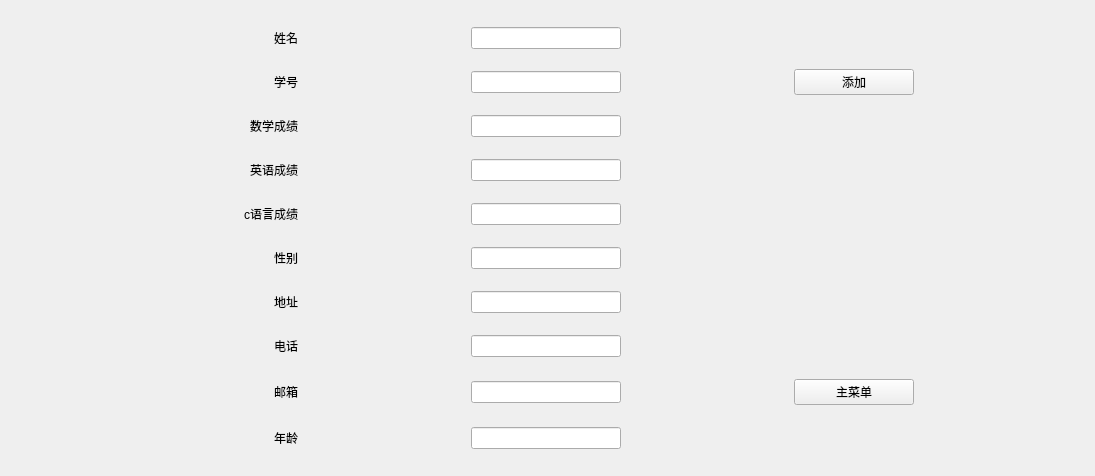
<?xml version="1.0" encoding="UTF-8"?>
<ui version="4.0">
 <class>AddStudentWidget</class>
 <widget class="QWidget" name="AddStudentWidget">
  <property name="geometry">
   <rect>
    <x>0</x>
    <y>0</y>
    <width>1095</width>
    <height>476</height>
   </rect>
  </property>
  <property name="maximumSize">
   <size>
    <width>65583</width>
    <height>65585</height>
   </size>
  </property>
  <property name="windowTitle">
   <string>添加学生信息</string>
  </property>
  <layout class="QGridLayout" name="gridLayout">
   <item row="5" column="2" rowspan="3">
    <widget class="QPushButton" name="addButton">
     <property name="maximumSize">
      <size>
       <width>120</width>
       <height>16777215</height>
      </size>
     </property>
     <property name="text">
      <string>添加</string>
     </property>
    </widget>
   </item>
   <item row="8" column="1">
    <widget class="QLineEdit" name="enlineEdit">
     <property name="maximumSize">
      <size>
       <width>150</width>
       <height>16777215</height>
      </size>
     </property>
    </widget>
   </item>
   <item row="10" column="1">
    <widget class="QLineEdit" name="clineEdit">
     <property name="maximumSize">
      <size>
       <width>150</width>
       <height>16777215</height>
      </size>
     </property>
    </widget>
   </item>
   <item row="15" column="1">
    <widget class="QLineEdit" name="emaillineEdit">
     <property name="maximumSize">
      <size>
       <width>150</width>
       <height>16777215</height>
      </size>
     </property>
    </widget>
   </item>
   <item row="11" column="1">
    <widget class="QLineEdit" name="sexlineEdit">
     <property name="maximumSize">
      <size>
       <width>150</width>
       <height>16777215</height>
      </size>
     </property>
    </widget>
   </item>
   <item row="14" column="0">
    <widget class="QLabel" name="label_3">
     <property name="maximumSize">
      <size>
       <width>150</width>
       <height>16777215</height>
      </size>
     </property>
     <property name="text">
      <string>电话</string>
     </property>
     <property name="alignment">
      <set>Qt::AlignRight|Qt::AlignTrailing|Qt::AlignVCenter</set>
     </property>
    </widget>
   </item>
   <item row="10" column="0">
    <widget class="QLabel" name="cLable">
     <property name="maximumSize">
      <size>
       <width>150</width>
       <height>16777215</height>
      </size>
     </property>
     <property name="text">
      <string>c语言成绩</string>
     </property>
     <property name="alignment">
      <set>Qt::AlignRight|Qt::AlignTrailing|Qt::AlignVCenter</set>
     </property>
    </widget>
   </item>
   <item row="11" column="0">
    <widget class="QLabel" name="label">
     <property name="maximumSize">
      <size>
       <width>150</width>
       <height>16777215</height>
      </size>
     </property>
     <property name="text">
      <string>性别</string>
     </property>
     <property name="alignment">
      <set>Qt::AlignRight|Qt::AlignTrailing|Qt::AlignVCenter</set>
     </property>
    </widget>
   </item>
   <item row="13" column="0">
    <widget class="QLabel" name="label_2">
     <property name="maximumSize">
      <size>
       <width>150</width>
       <height>16777215</height>
      </size>
     </property>
     <property name="text">
      <string>地址</string>
     </property>
     <property name="alignment">
      <set>Qt::AlignRight|Qt::AlignTrailing|Qt::AlignVCenter</set>
     </property>
    </widget>
   </item>
   <item row="13" column="1">
    <widget class="QLineEdit" name="locationlineEdit">
     <property name="maximumSize">
      <size>
       <width>150</width>
       <height>16777215</height>
      </size>
     </property>
    </widget>
   </item>
   <item row="16" column="1">
    <widget class="QLineEdit" name="agelineEdit">
     <property name="maximumSize">
      <size>
       <width>150</width>
       <height>16777215</height>
      </size>
     </property>
    </widget>
   </item>
   <item row="7" column="1">
    <widget class="QLineEdit" name="mathlineEdit">
     <property name="maximumSize">
      <size>
       <width>150</width>
       <height>16777215</height>
      </size>
     </property>
    </widget>
   </item>
   <item row="6" column="0">
    <widget class="QLabel" name="idLable">
     <property name="maximumSize">
      <size>
       <width>150</width>
       <height>16777215</height>
      </size>
     </property>
     <property name="text">
      <string>学号</string>
     </property>
     <property name="alignment">
      <set>Qt::AlignRight|Qt::AlignTrailing|Qt::AlignVCenter</set>
     </property>
    </widget>
   </item>
   <item row="16" column="0">
    <widget class="QLabel" name="label_5">
     <property name="maximumSize">
      <size>
       <width>150</width>
       <height>16777215</height>
      </size>
     </property>
     <property name="text">
      <string>年龄</string>
     </property>
     <property name="alignment">
      <set>Qt::AlignRight|Qt::AlignTrailing|Qt::AlignVCenter</set>
     </property>
    </widget>
   </item>
   <item row="8" column="0">
    <widget class="QLabel" name="enLable">
     <property name="maximumSize">
      <size>
       <width>150</width>
       <height>16777215</height>
      </size>
     </property>
     <property name="text">
      <string>英语成绩</string>
     </property>
     <property name="alignment">
      <set>Qt::AlignRight|Qt::AlignTrailing|Qt::AlignVCenter</set>
     </property>
    </widget>
   </item>
   <item row="15" column="2">
    <widget class="QPushButton" name="returnButton">
     <property name="maximumSize">
      <size>
       <width>120</width>
       <height>16777215</height>
      </size>
     </property>
     <property name="text">
      <string>主菜单</string>
     </property>
    </widget>
   </item>
   <item row="7" column="0">
    <widget class="QLabel" name="mathLable">
     <property name="maximumSize">
      <size>
       <width>150</width>
       <height>60</height>
      </size>
     </property>
     <property name="text">
      <string>数学成绩</string>
     </property>
     <property name="alignment">
      <set>Qt::AlignRight|Qt::AlignTrailing|Qt::AlignVCenter</set>
     </property>
    </widget>
   </item>
   <item row="6" column="1">
    <widget class="QLineEdit" name="idlineEdit">
     <property name="maximumSize">
      <size>
       <width>150</width>
       <height>16777215</height>
      </size>
     </property>
    </widget>
   </item>
   <item row="5" column="0">
    <widget class="QLabel" name="nameLable">
     <property name="maximumSize">
      <size>
       <width>120</width>
       <height>1777735</height>
      </size>
     </property>
     <property name="text">
      <string>姓名</string>
     </property>
     <property name="alignment">
      <set>Qt::AlignRight|Qt::AlignTrailing|Qt::AlignVCenter</set>
     </property>
    </widget>
   </item>
   <item row="14" column="1">
    <widget class="QLineEdit" name="phonelineEdit">
     <property name="maximumSize">
      <size>
       <width>150</width>
       <height>16777215</height>
      </size>
     </property>
    </widget>
   </item>
   <item row="15" column="0">
    <widget class="QLabel" name="label_4">
     <property name="maximumSize">
      <size>
       <width>150</width>
       <height>16777215</height>
      </size>
     </property>
     <property name="text">
      <string>邮箱</string>
     </property>
     <property name="alignment">
      <set>Qt::AlignRight|Qt::AlignTrailing|Qt::AlignVCenter</set>
     </property>
    </widget>
   </item>
   <item row="5" column="1">
    <widget class="QLineEdit" name="namelineEdit">
     <property name="maximumSize">
      <size>
       <width>150</width>
       <height>16777215</height>
      </size>
     </property>
    </widget>
   </item>
  </layout>
 </widget>
 <resources/>
 <connections/>
</ui>
